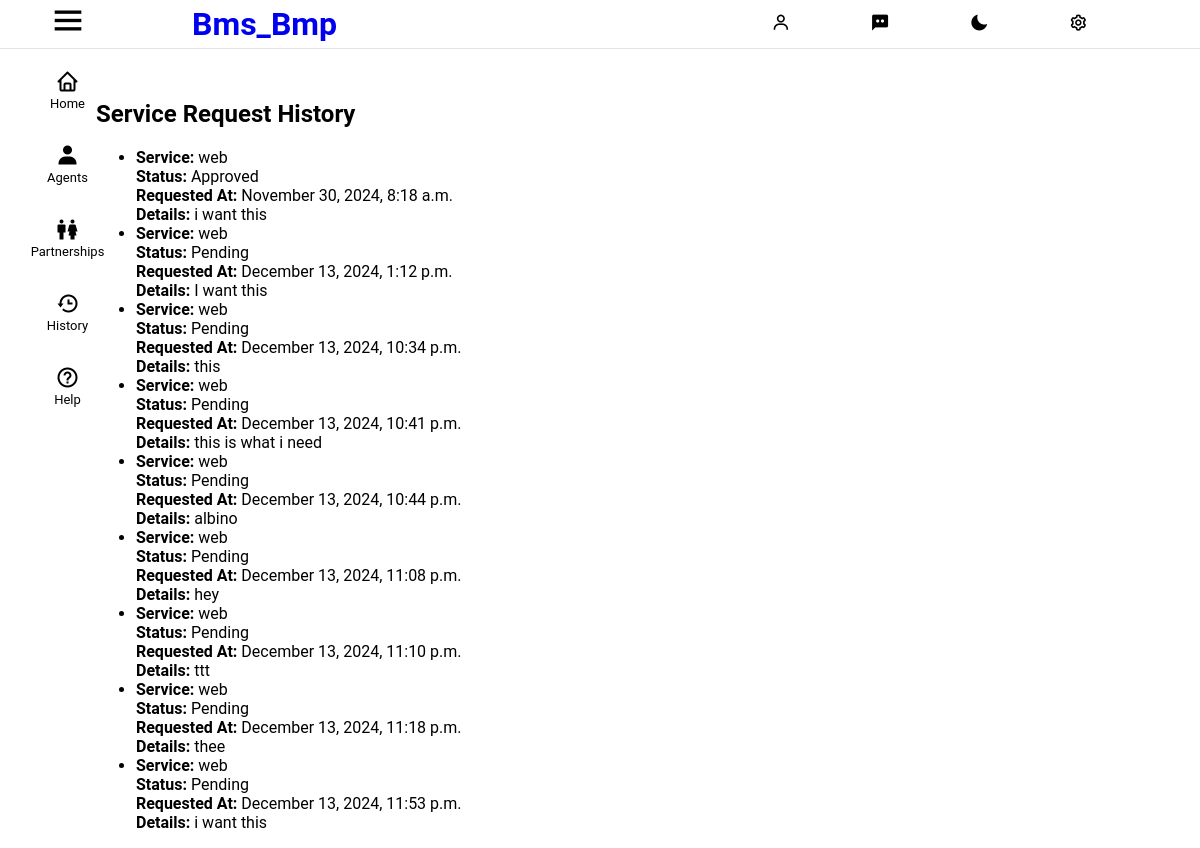
Page /services/history/service (signed in) on the committed database.
### services/models.py (models this page shows, shortened)
class ServiceRequest(models.Model):
    service = models.ForeignKey(Service, on_delete=models.CASCADE, related_name='requests')
    requested_by = models.ForeignKey(User, on_delete=models.CASCADE, related_name='service_requests')
    additional_details = models.TextField(blank=True, null=True, verbose_name="Description")
    requested_at = models.DateTimeField(auto_now_add=True)
    status = models.CharField(
        max_length=50,
        choices=[
            ('pending', 'Pending'),
            ('approved', 'Approved'),
            ('rejected', 'Rejected'),
            ('completed', 'Completed')
        ],
        default='pending'
    )

class Service(models.Model):
    title = models.CharField(max_length=200)
    description = models.TextField()
    sample_website = models.URLField(blank=True, null=True)
    created_by = models.ForeignKey(User, on_delete=models.CASCADE,related_name='created_services')
    created_at = models.DateTimeField(auto_now_add=True)

### services/views.py (the view)
# urls.py: path('history/service', HistoryServiceView.as_view(), name='history-service'),
class HistoryServiceView(UserPassesTestMixin, ListView):
    model = ServiceRequest
    template_name = 'services/history_service.html'
    context_object_name = 'servicerequests'
    def get_queryset(self):
        return ServiceRequest.objects.filter(requested_by=self.request.user)
    def test_func(self):
        return self.request.user.groups.filter(name='default').exists()

### services/templates/services/history_service.html
{% extends 'dashboard/base.html' %}
{% block content %}
<h1>Service Request History</h1>
{% if servicerequests %}
    <ul>
        {% for request in servicerequests %}
            <li>
                <strong>Service:</strong> {{ request.service.title }}<br>
                <strong>Status:</strong> {{ request.get_status_display }}<br>
                <strong>Requested At:</strong> {{ request.requested_at|date:"F j, Y, g:i a" }}<br>
                <strong>Details:</strong> {{ request.additional_details|default:"No details provided." }}
            </li>
        {% endfor %}
    </ul>
{% else %}
    <p>No service requests found.</p>
{% endif %}
{% endblock %}

### dashboard/static/dashboard/css/try.css (style rules this page uses)
body { overflow: scroll; overflow-x: hidden; font-family: Roboto, Arial; margin: 0; padding-top: 80px; padding-left: 96px; padding-right: 24px; background-color: rgb(248, 248, 248); }

### rows in the picture
ServiceRequest: service "web", status "Approved", requested_at "November 30, 2024, 8:18 a.m.", additional_details "i want this"
ServiceRequest: service "web", status "Pending", requested_at "December 13, 2024, 1:12 p.m.", additional_details "I want this"
ServiceRequest: service "web", status "Pending", requested_at "December 13, 2024, 10:34 p.m.", additional_details "this"
ServiceRequest: service "web", status "Pending", requested_at "December 13, 2024, 10:41 p.m.", additional_details "this is what i need"
ServiceRequest: service "web", status "Pending", requested_at "December 13, 2024, 10:44 p.m.", additional_details "albino"
ServiceRequest: service "web", status "Pending", requested_at "December 13, 2024, 11:08 p.m.", additional_details "hey"
ServiceRequest: service "web", status "Pending", requested_at "December 13, 2024, 11:10 p.m.", additional_details "ttt"
ServiceRequest: service "web", status "Pending", requested_at "December 13, 2024, 11:18 p.m.", additional_details "thee"
ServiceRequest: service "web", status "Pending", requested_at "December 13, 2024, 11:53 p.m.", additional_details "i want this"
